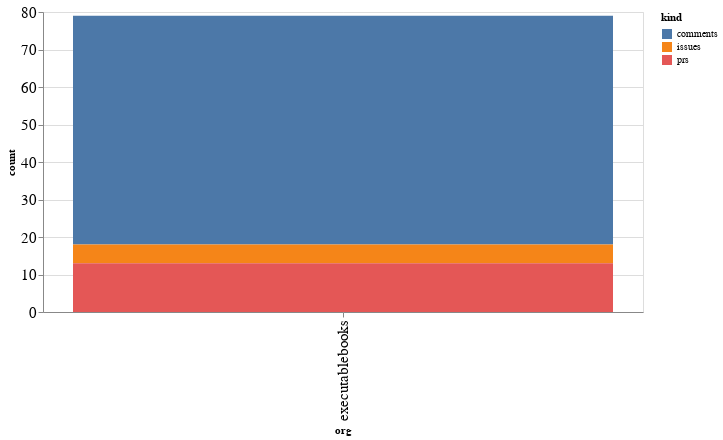

Notebook cell for this chart:
### Code cell
alt.Chart(org_summaries, width=600).mark_bar().encode(
    x='org',
    y='count',
    color='kind',
    tooltip="org"
)

### Figure 1 — Vega-Lite specification as saved in the notebook (floating-point values rounded to 4 significant figures)
{"config": {"axisLeft": {"labelFontSize": 15}, "axisBottom": {"labelFontSize": 15}}, "data": {"name": "data-d3cf9861fa14eabfc0f2866cd0f3e1d4"}, "mark": "bar", "encoding": {"color": {"type": "nominal", "field": "kind"}, "tooltip": {"type": "nominal", "field": "org"}, "x": {"type": "nominal", "field": "org"}, "y": {"type": "quantitative", "field": "count"}}, "width": 600, "$schema": "https://vega.github.io/schema/vega-lite/v4.8.1.json", "datasets": {"data-d3cf9861fa14eabfc0f2866cd0f3e1d4": [{"org": "executablebooks", "kind": "comments", "count": 61}, {"org": "executablebooks", "kind": "issues", "count": 5}, {"org": "executablebooks", "kind": "prs", "count": 13}]}}
